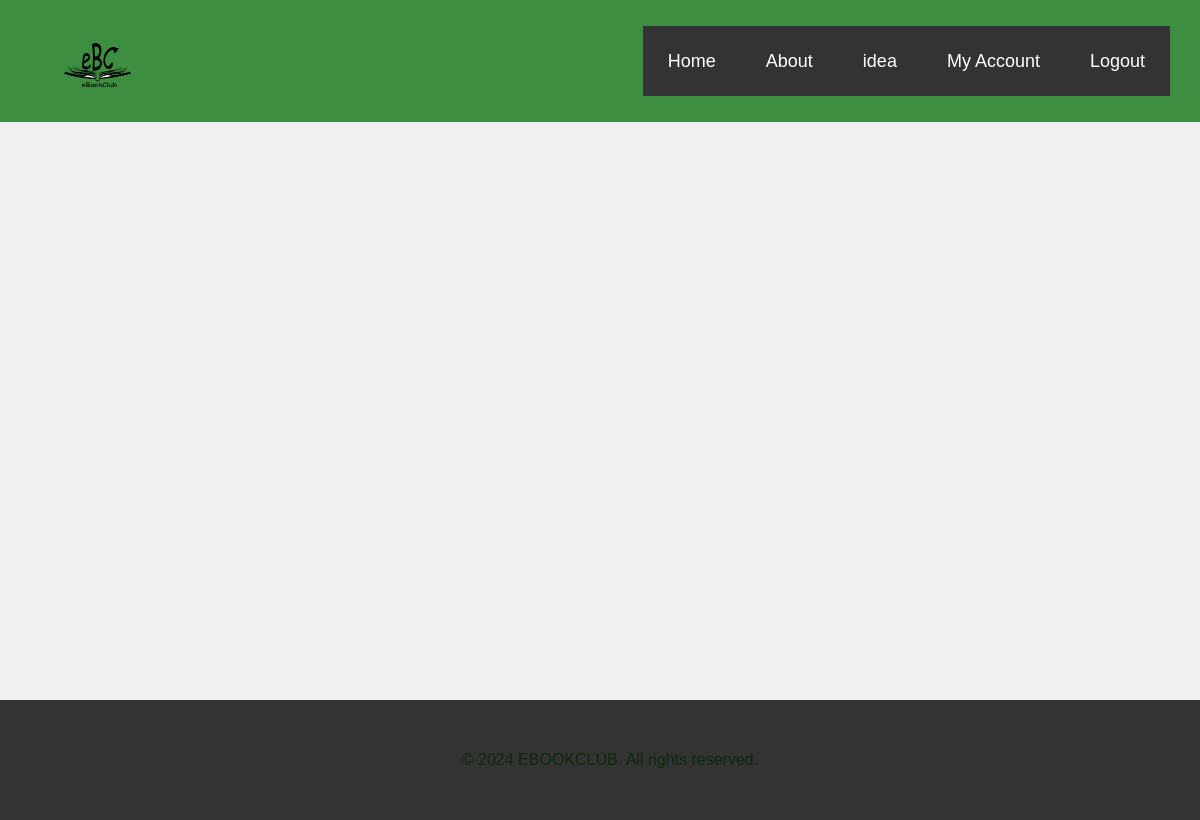
Before: /post_review (signed in) with the older database file.
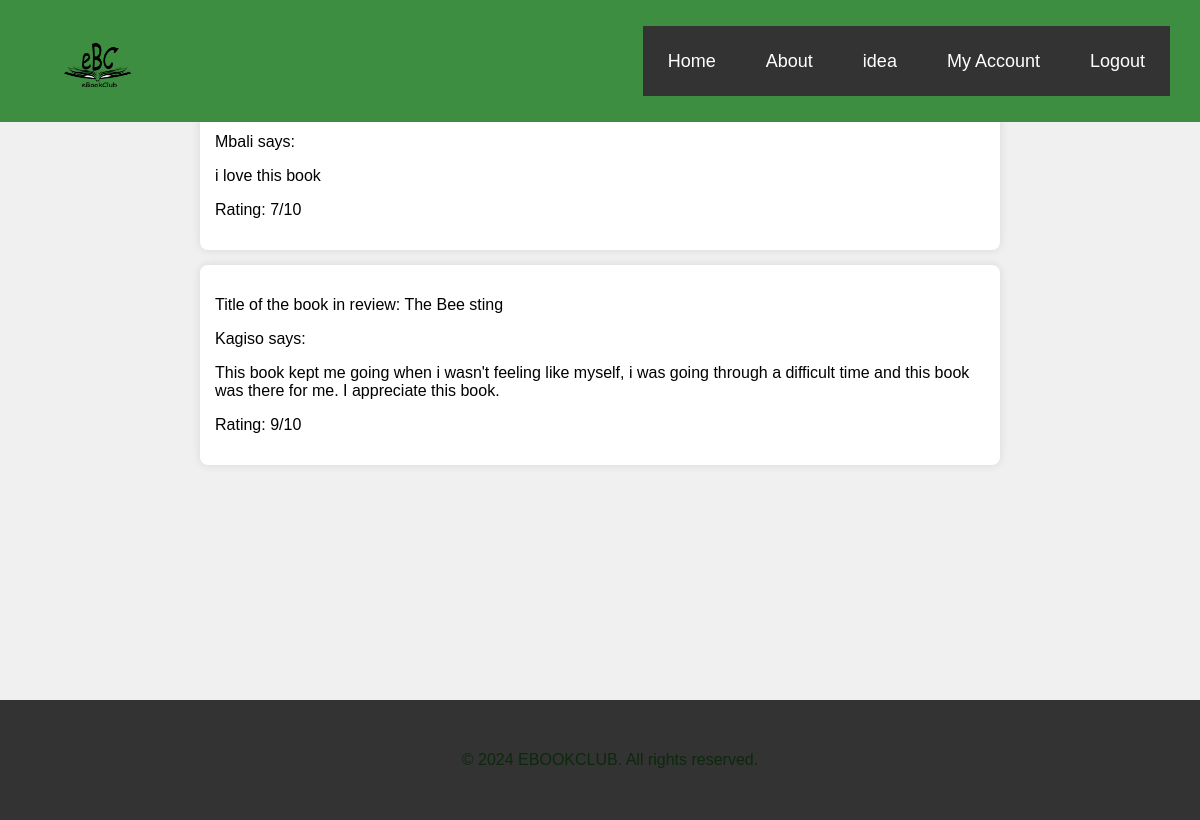
After: the same page with the newer database file.
### web_site/models/Review_model.py (models this page shows)
class Reviews(db.Model):
    id = db.Column(db.Integer, primary_key=True, unique=True)
    Book_id = db.Column(db.String(60), db.ForeignKey("books.id"), nullable=False)
    Bookname = db.Column(db.String(60), db.ForeignKey("books.title"), nullable=False)
    user_id = db.Column(db.String(60), db.ForeignKey("user.id"), nullable=False)
    username = db.Column(db.String(60), db.ForeignKey("user.name"), nullable=False)
    Review_text = db.Column(db.Text(1024), nullable=False)
    rating = db.Column(db.Integer, nullable=False, default=0)

### web_site/views/app_views.py (the view)
@app_views.route('/post_review',  strict_slashes=False)
@login_required
def post_review():
    list_reviews = Reviews.query.all()
    return render_template("all_reviews.html", list_reviews=list_reviews)

### app.py (called while the page is built)
@login_manager.user_loader
def load_user(id):
    return User.query.get(int(id))

### web_site/templates/all_reviews.html
{% extends "layout.html" %}
{% block body %}
<nav>
    <img src="eBookClub/images/Ebooklogo.png" class="logo ebook-logo">
        <ul>
            <li><a href="#">Home</a><li>
            <li><a href="#">About</a><li>
            <li><a href="#">idea</a><li>
            <li><a href="#">My Account</a><li>
            <li><a href="#">Logout</a><li>
        </ul>
</nav>
     <div class="reviews-list">
        <h2>Reviews</h2>
        {% for review in list_reviews %}
            <div class="review-item">
               <p>Title of the book in review: {{ review.Bookname }}</p>
               <p>{{ review.username }} says:</p>
               <p>{{ review.Review_text }}</p>
               <p>Rating: {{ review.rating }}/10</p>
            </div>
         {% endfor %}
    </div>
    <footer class="footer">
        <p class="footer-text">&copy; 2024 EBOOKCLUB. All rights reserved.</p>
    </footer>
{% endblock %}

### web_site/templates/layout.html (shortened to what this page needs)
<!DOCTYPE html>
<html lang="en">
<head>
    <link rel="stylesheet" type="text/css" href="../static/styles/categorie.css">
    <link rel="stylesheet" type="text/css" href="../static/styles/books.css">
    <link rel="stylesheet" type="text/css" href="../static/styles/review.css">
</head>
<body>
    {% block body %}{% endblock %}
</body>
</html>

### web_site/static/styles/categorie.css (style rules this page uses)
body { margin: 0; padding: 0; background-color: #f9f9f9; align-items: center; height: 100vh; font-family: Arial, sans-serif; margin-top: 70px; }
nav { background: #4caf50; position: fixed; width: 100%; top: 0; z-index: 1000; }
.ebook-logo { float: left; width: 150px; height: 70px; padding-left: 10px; }
nav ul { float: right; list-style: none; margin-right: 40px; position: relative; }
nav ul li { float: left; display: inline-block; background: #333; }
nav ul li a { color: white; text-decoration: none; line-height: 70px; font-size: 18px; padding: 8px 15px; }
.footer { display: flex; align-items: center; justify-content: center; background-color: whitesmoke; height: 100px; }
.footer-text { color: #0c290d; text-align: center; margin: 0; }

### web_site/static/styles/books.css (style rules this page uses)
body { margin: 0; padding: 0; background-color: #f9f9f9; align-items: center; height: 100vh; font-family: Arial, sans-serif; margin-top: 70px; background-color: #000; }
a { text-decoration: none; color: #333333; }
nav { background-color: #3e8e41; color: white; padding: 10px; display: flex; justify-content: space-between; align-items: center; }
nav a { color: white; margin: 0 10px; text-decoration: none; }

### web_site/static/styles/review.css (style rules this page uses)
body { font-family: 'Arial', sans-serif; background-color: #f0f0f0; margin: 0; padding: 0; }
nav { background-color: #3e8e41; color: white; padding: 10px; display: flex; justify-content: space-between; align-items: center; }
nav a { color: white; margin: 0 10px; text-decoration: none; }
nav ul { float: right; list-style: none; margin-right: 40px; position: relative; }
nav ul li { float: left; display: inline-block; background: #333; }
.reviews-list { max-width: 800px; margin: 20px auto; }
.review-item { background-color: #fff; padding: 15px; margin-bottom: 15px; border-radius: 8px; box-shadow: 0 0 10px rgba(0, 0, 0, 0.1); }
.footer { text-align: center; padding: 10px; background-color: #333; color: #fff; position: fixed; bottom: 0; width: 100%; }

Changed rows visible on the page:
added Reviews: username "Mbali", Review_text "i love this book", rating "7"
added Reviews: Bookname "The Bee sting", username "Kagiso", Review_text "This book kept me going when i wasn't feeling like myself, i was going through a difficult time and this book was there for me. I appreciate this book.", rating "9"
